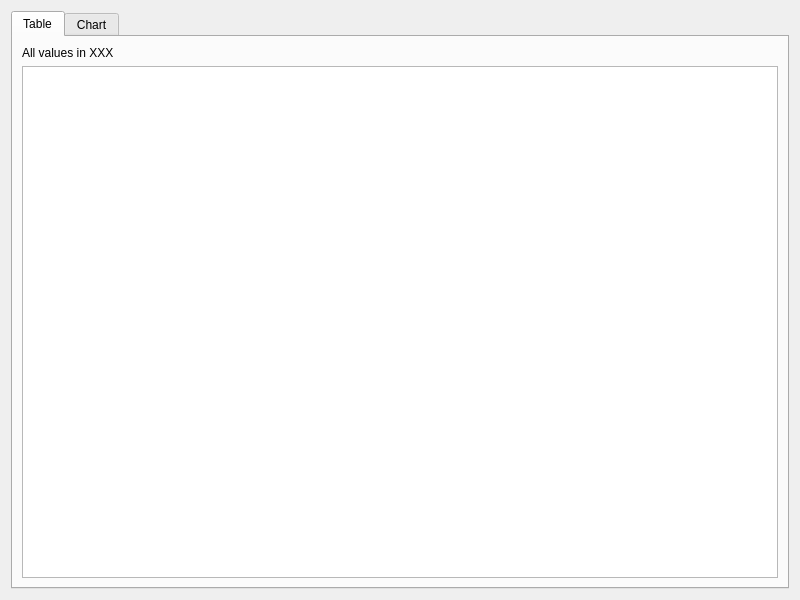
<?xml version="1.0" encoding="UTF-8"?>
<ui version="4.0">
 <class>CashFlowPeriodicReport</class>
 <widget class="QWidget" name="CashFlowPeriodicReport">
  <property name="windowModality">
   <enum>Qt::WindowModal</enum>
  </property>
  <property name="geometry">
   <rect>
    <x>0</x>
    <y>0</y>
    <width>800</width>
    <height>600</height>
   </rect>
  </property>
  <property name="windowTitle">
   <string>Cash Flow Report</string>
  </property>
  <property name="locale">
   <locale language="English" country="UnitedKingdom"/>
  </property>
  <layout class="QHBoxLayout" name="horizontalLayout">
   <item>
    <widget class="QTabWidget" name="tabWidget">
     <property name="currentIndex">
      <number>0</number>
     </property>
     <widget class="QWidget" name="tableTab">
      <attribute name="title">
       <string>Table</string>
      </attribute>
      <layout class="QVBoxLayout" name="tableTabVerticalLayout">
       <item>
        <widget class="QLabel" name="currencyNoteLabel">
         <property name="text">
          <string>All values in XXX</string>
         </property>
        </widget>
       </item>
       <item>
        <widget class="QTableView" name="tableView">
         <property name="sortingEnabled">
          <bool>true</bool>
         </property>
         <attribute name="horizontalHeaderHighlightSections">
          <bool>true</bool>
         </attribute>
         <attribute name="horizontalHeaderStretchLastSection">
          <bool>false</bool>
         </attribute>
         <attribute name="verticalHeaderHighlightSections">
          <bool>true</bool>
         </attribute>
        </widget>
       </item>
      </layout>
     </widget>
     <widget class="QWidget" name="chartTab">
      <attribute name="title">
       <string>Chart</string>
      </attribute>
      <layout class="QVBoxLayout" name="chartTabVerticalLayout"/>
     </widget>
    </widget>
   </item>
  </layout>
 </widget>
 <resources/>
 <connections/>
</ui>
